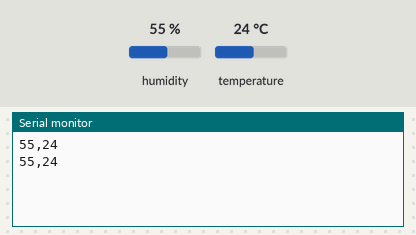
Simulated run of this sketch. Board: Arduino Uno, built with avr-gcc and run on an emulated ATmega328P. On the bench: the last lines printed to the serial monitor. The inputs (shaded band) are chosen by the test bench; at power-on: humidity 55 %, temperature 24 °C.

Above: at 4.8 s.
4.9 s: humidity set to 22 %
At 6.5 s:
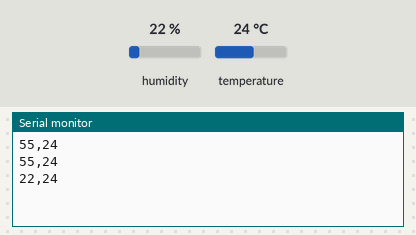
7.9 s: temperature set to 12 °C
At 8.9 s:
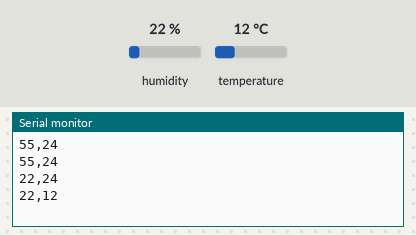
10.9 s: humidity set to 40 %
At 13.6 s:
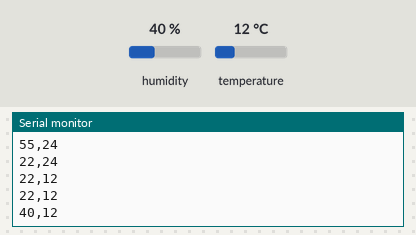
Timing chart, 0 to 15.1 s (numbered marks = the images above; inputs shaded):
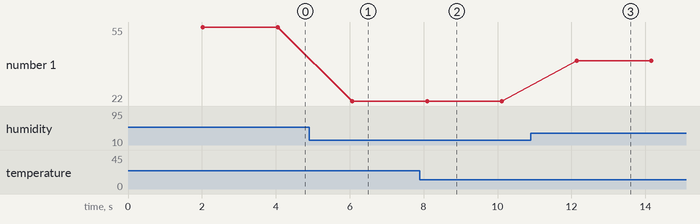

Measured:
- after the input at 4.9 s, the serial monitor: prints a new line after 1.2 s (image 1)
- after the input at 7.9 s, the serial monitor: prints a new line after 0.19 s (image 2)
- after the input at 10.9 s, the serial monitor: prints a new line after 1.2 s (image 3)
- plotted number 1: 55 → 22 after the input at 4.9 s, 22 → 40 after the input at 10.9 s

The sketch:

TemperatureSensorDHT11.ino
```cpp
#include "DHT.h"

// Uncomment whatever type you're using!
#define DHTTYPE DHT11   // DHT 11
//#define DHTTYPE DHT22   // DHT 22  (AM2302), AM2321
//#define DHTTYPE DHT21   // DHT 21 (AM2301)

// Connect pin 1 (on the left) of the sensor to +5V
// NOTE: If using a board with 3.3V logic like an Arduino Due connect pin 1
// to 3.3V instead of 5V!
// Connect pin 2 of the sensor to whatever your DHTPIN is
// Connect pin 4 (on the right) of the sensor to GROUND
// Connect a 10K resistor from pin 2 (data) to pin 1 (power) of the sensor

const int DHTPin = 5;     // what digital pin we're connected to

DHT dht(DHTPin, DHTTYPE);

void setup() {
   Serial.begin(9600);

   dht.begin();
}

void loop() {
   // Wait a few seconds between measurements.
   delay(2000);

   // Reading temperature or humidity takes about 250 milliseconds!
   float h = dht.readHumidity();
   float t = dht.readTemperature();

   if (isnan(h) || isnan(t)) {
      Serial.println("Failed to read from DHT sensor!");
      return;
   }

   Serial.print((String)(int)h+","+(String)(int)t+"\n");

}
```
